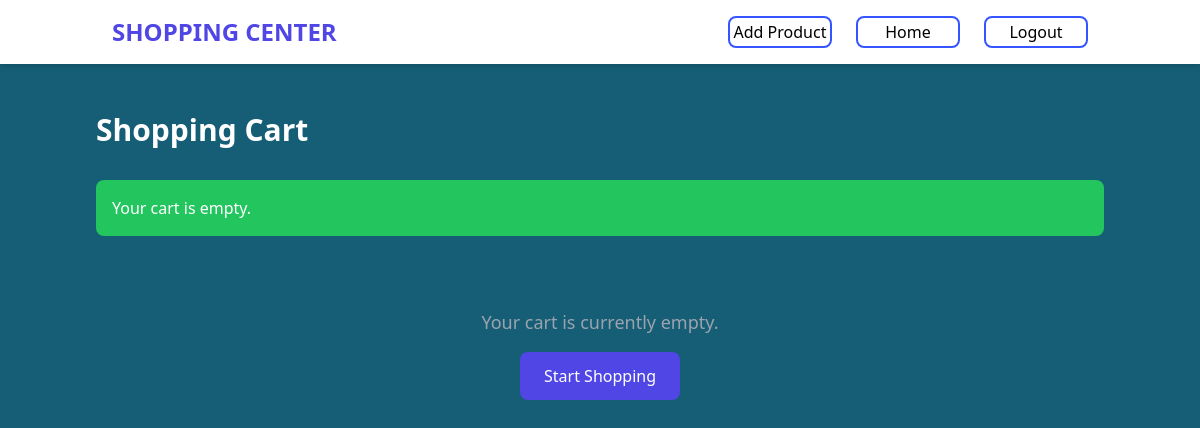
The app's page /cart/ (signed in), older data.
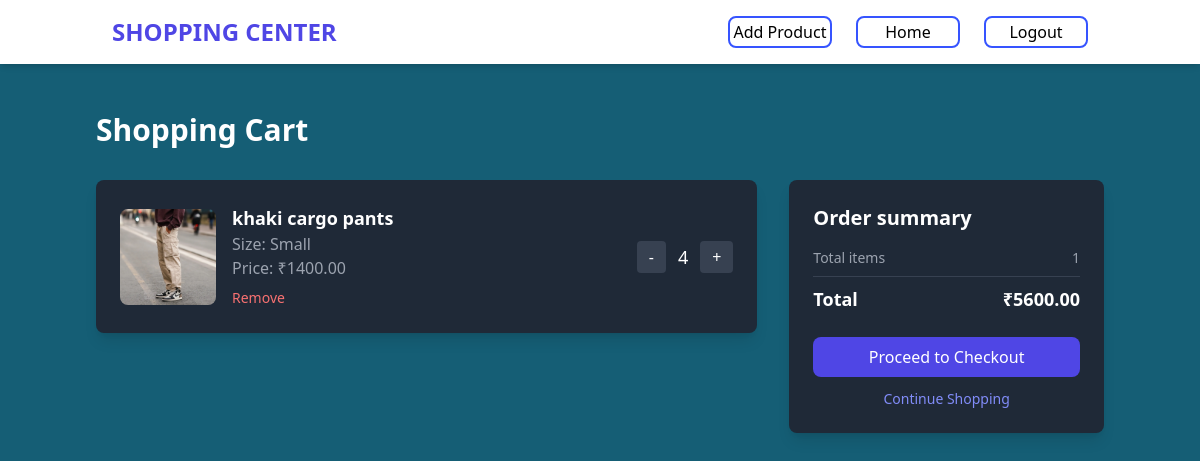
The same page, newer data.
### chai/models.py (models this page shows, shortened)
class order_Item(models.Model):
    user = models.ForeignKey(User, on_delete=models.CASCADE)
    clothes = models.ForeignKey(Clothes, on_delete=models.CASCADE)
    quantity = models.IntegerField(default=1)
    ordered = models.BooleanField(default=False)
    def get_total_item_price(self):
        return self.quantity * self.clothes.price

class Clothes(models.Model):
    SIZES = (
        ('s', 'Small'),
        ('m', 'Medium'),
        ('l', 'Large'),
    )
    name = models.CharField(max_length=100)
    category = models.ForeignKey(Category, on_delete=models.CASCADE, default= Category.get_default_category)
    size = models.CharField(max_length=100, choices=SIZES)
    quantity = models.IntegerField()
    price = models.DecimalField(max_digits=10, decimal_places=2)
    image = models.ImageField(upload_to='images/')
    description = models.TextField(default='')

class Order(models.Model):
    user = models.ForeignKey(User, on_delete=models.CASCADE)
    items = models.ManyToManyField(order_Item)
    order_date = models.DateTimeField(auto_now_add=True)
    start_date = models.DateTimeField(default=timezone.now)
    ordered = models.BooleanField(default=False)
    order_id = models.CharField(max_length=100, blank=True, null=True, unique=True)
    DateTime_ofpayment = models.DateTimeField(default=timezone.now)
    ordered_delivered = models.BooleanField(default=False)
    shipping_address = models.TextField(blank=True, null=True)
    billing_address = models.TextField(blank=True, null=True)
    razorpay_order_id = models.CharField(max_length=100, blank=True, null=True)
    payment_id = models.CharField(max_length=100, blank=True, null=True)
    def get_total_price(self):
        total = 0
        for order_item in self.items.all():
            total += order_item.get_total_item_price()
        return total

### chai/views.py (the view)
# urls.py: path('cart/', views.cart, name='cart'),
@login_required
def cart(request):
    try:
        if not request.user.is_authenticated:
            messages.warning(request, "Please login to view your cart.")
            return redirect("login")
        order_qs = Order.objects.filter(user=request.user, ordered=False)
        if order_qs.exists():
            order = order_qs.first()
            if order.items.count() > 0:
                return render(request, "chai/cart.html", {"order": order})
            else:
                messages.info(request, "Your cart is empty.")
                return render(request, "chai/cart.html", {"order": None})
        else:
            messages.info(request, "Your cart is empty.")
            return render(request, "chai/cart.html", {"order": None})
    except Exception as e:
        messages.error(request, "An error occurred while loading your cart.")
        return render(request, "chai/cart.html", {"order": None})

### templates/chai/cart.html (shortened to what this page needs)
{% load static tailwind_tags %}
{% load static %}
<!DOCTYPE html>
<html lang="en">
<head>
<script src="https://cdn.tailwindcss.com"></script>
</head>
<body class="bg-cyan-800 text-white">
<header class="fixed top-0 left-0 w-full bg-white shadow-md z-50">
    <div class="container mx-auto px-6 py-4 flex items-center justify-between">
    <a href="{% url 'home' %}" class="text-2xl font-bold text-indigo-600">SHOPPING CENTER</a>
    <nav class="hidden md:flex space-x-6">
        <a href="{% url 'add_product' %}" class="relative flex items-center justify-center w-[6.5em] h-[2.0em] border-2 border-[#3654ff] rounded-lg text-black transition-all duration-500 hover:bg-[#3654ff]">Add Product</a>
        {% if user.is_authenticated %}
        <a href="{% url 'home' %}" class="relative flex items-center justify-center w-[6.5em] h-[2.0em] border-2 border-[#3654ff] rounded-lg text-black transition-all duration-500 hover:bg-[#3654ff]">Home</a>
        <a href="{% url 'user_logout' %}" class="relative flex items-center justify-center w-[6.5em] h-[2.0em] border-2 border-[#3654ff] rounded-lg text-black transition-all duration-500 hover:bg-[#3654ff]">Logout</a>
        {% endif %}
    </nav>
    </div>
</header>
<main class="pt-28 px-6 lg:px-24 pb-16">
    <h1 class="text-3xl font-bold mb-8">Shopping Cart</h1>
    {% if messages %}
    <div class="mb-6">
        {% for message in messages %}
            <div class="p-4 rounded-lg {% if message.tags == 'error' %}bg-red-500{% else %}bg-green-500{% endif %} text-white">
                {{ message }}
            </div>
        {% endfor %}
    </div>
    {% endif %}
    {% if order and order.items.all %}
    <div class="grid grid-cols-1 lg:grid-cols-3 gap-8">
        <div class="lg:col-span-2 space-y-6">
        {% for item in order.items.all %}
            <div class="bg-gray-800 rounded-lg p-6 flex flex-col md:flex-row items-center justify-between gap-6 shadow-lg">
            <div class="flex items-center gap-4">
                <img src="{{ item.clothes.image.url }}" alt="{{ item.clothes.name }}" class="w-24 h-24 object-cover rounded-lg" />
                <div>
                <h2 class="text-lg font-semibold">{{ item.clothes.name }}</h2>
                <p class="text-gray-400">Size: {{ item.clothes.get_size_display }}</p>
                <p class="text-gray-400">Price: ₹{{ item.clothes.price }}</p>
                <a href="{% url 'delete_item' item.clothes.pk %}" class="text-red-400 text-sm hover:underline mt-2 inline-block">Remove</a>
                </div>
            </div>
            <div class="flex items-center gap-3">
                <form method="post" action="{% url 'remove_item' item.clothes.pk %}" class="flex gap-2 items-center">
                    <button type="submit" class="px-3 py-1 bg-gray-700 text-white rounded hover:bg-gray-600">-</button>
                </form>
                <span class="text-lg">{{ item.quantity }}</span>
                <form method="post" action="{% url 'add_item' item.clothes.pk %}">
                    <button type="submit" class="px-3 py-1 bg-gray-700 text-white rounded hover:bg-gray-600">+</button>
                </form>
            </div>
            </div>
        {% endfor %}
        </div>
        <div class="bg-gray-800 p-6 rounded-lg shadow-lg">
        <h2 class="text-xl font-bold mb-4">Order summary</h2>
        <div class="text-sm space-y-2">
            <p class="flex justify-between text-gray-400">
            <span>Total items</span>
            <span>{{ order.items.count }}</span>
            </p>
            <hr class="my-3 border-gray-700" />
            <p class="flex justify-between text-white font-bold text-lg">
            <span>Total</span>
            <span>₹{{ order.get_total_price }}</span>
            </p>
        </div>
        {% if order.shipping_address %}
            <a href="{% url 'initiate_payment' %}" class="mt-6 block w-full bg-indigo-600 hover:bg-indigo-700 text-white py-2 rounded-lg font-medium transition-all text-center">
                Proceed to Payment
            </a>
        {% else %}
            <a href="{% url 'checkout'%}" class="mt-6 block w-full bg-indigo-600 hover:bg-indigo-700 text-white py-2 rounded-lg font-medium transition-all text-center">
                Proceed to Checkout
            </a>
        {% endif %}
        <a href="{% url 'home' %}" class="block text-center mt-3 text-indigo-400 hover:underline text-sm">Continue Shopping</a>
        </div>
    </div>
    {% else %}
    <div class="text-center py-12">
        <p class="text-gray-400 text-lg mb-4">Your cart is currently empty.</p>
        <a href="{% url 'home' %}" class="inline-block bg-indigo-600 hover:bg-indigo-700 text-white px-6 py-3 rounded-lg font-medium transition-all">
            Start Shopping
        </a>
    </div>
    {% endif %}
</main>
{% tailwind_css %}
</body>
</html>

Row changes from the older to the newer data that the page shows:
added order_Item: clothes.image (picture), clothes.name "khaki cargo pants", clothes.size "Small", clothes.price "1400.00", quantity "4"
added Order: items.count "1", get_total_price "5600.00"
Text that changed along with them:
text no longer shown: "Your cart is currently empty. Start Shopping"
text now shown: "Order summary Total items Total ₹ Proceed to Checkout Continue Shopping"
list line gone: "Your cart is empty."
